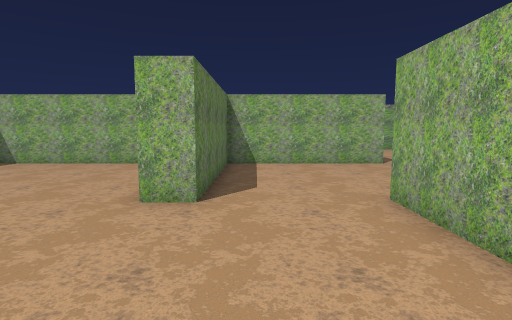
[1] (above)

21 first-person views from a walk through a Unity game level. The camera is 1.3 m above the floor, tilts 6° down and sees 80° across. The floor is counted in squares, 1 m on a side. Each view is taken from the middle of a square. On the plan, view 1 faces up. The plan holds only what a view shows up to about 14 squares ahead; the rest is blank. The place goes on beyond the plan. The player is left out.

[2]
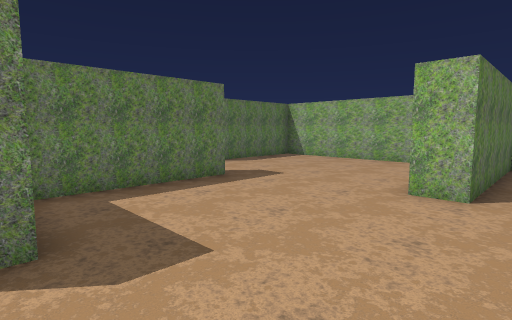

[3]
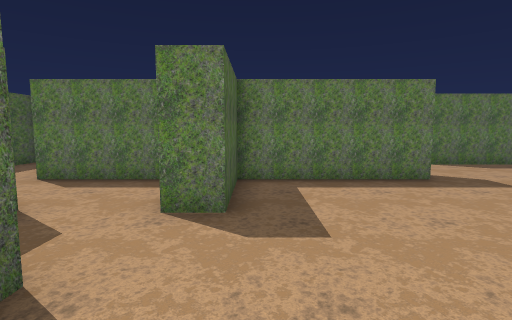

[4]
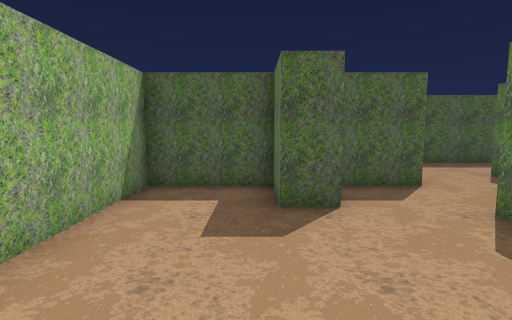

[5]
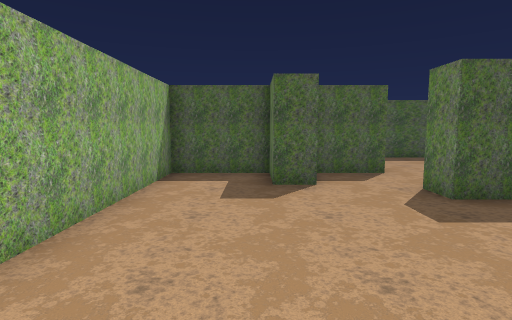

[6]
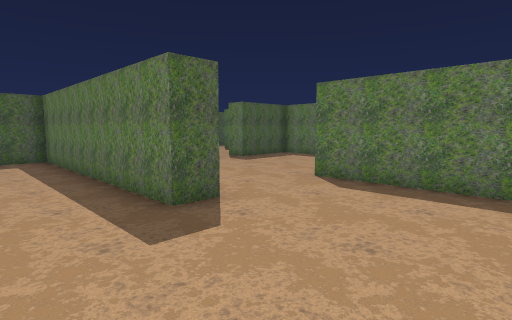

[7]
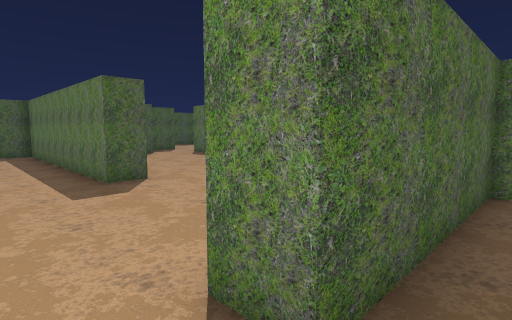

[8]
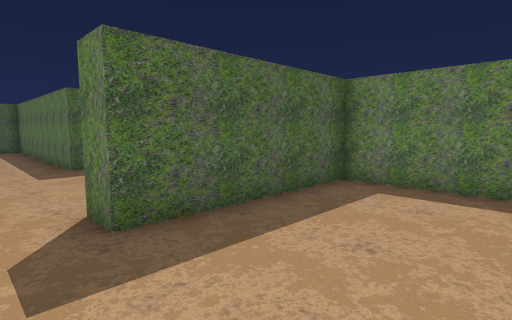

[9]
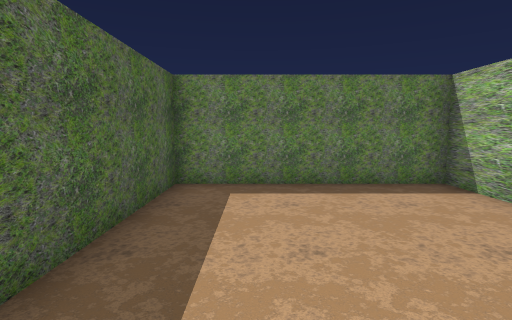

[10]
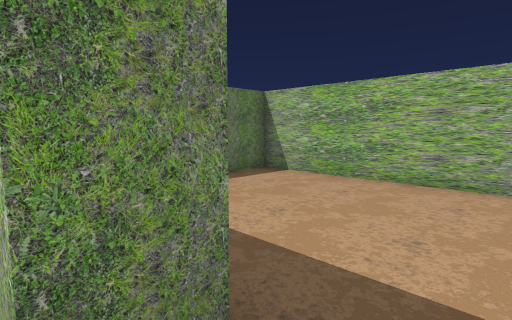

[11]
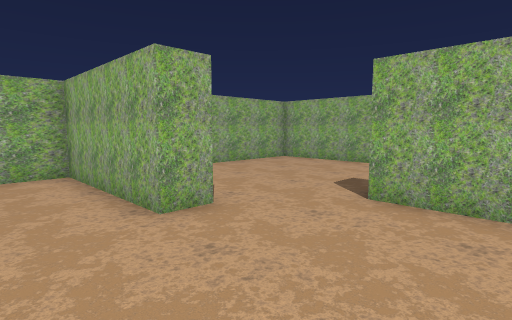

[12]
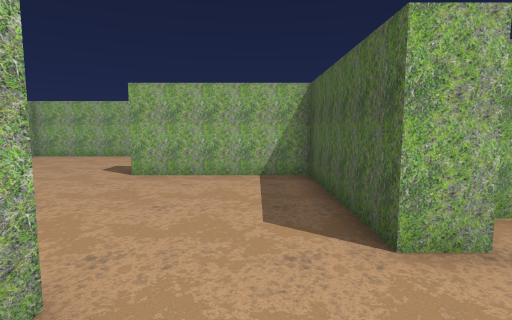

[13]
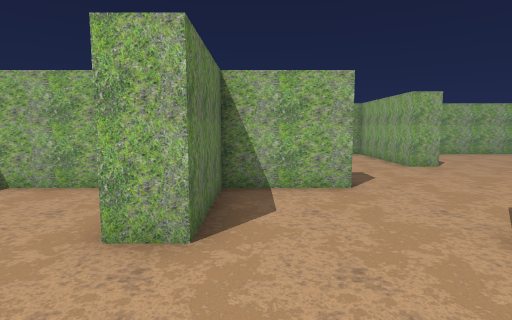

[14]
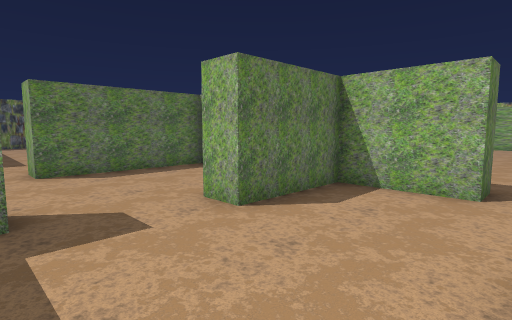

[15]
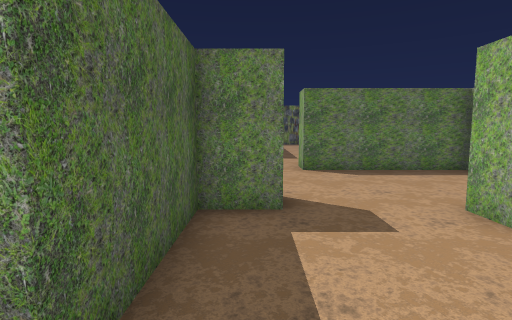

[16]
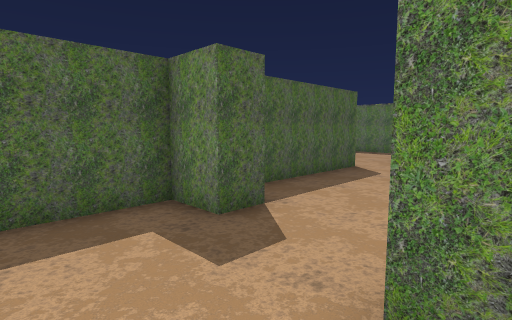

[17]
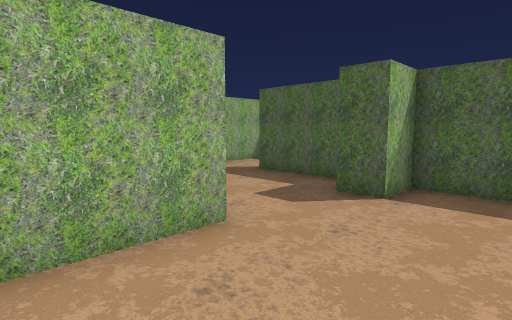

[18]
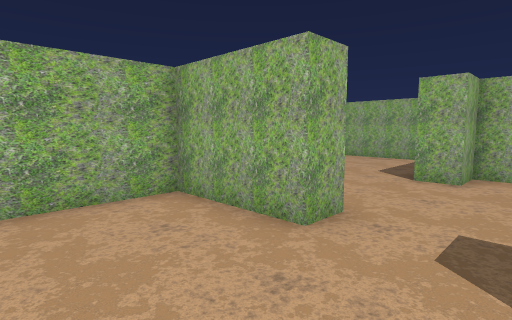

[19]
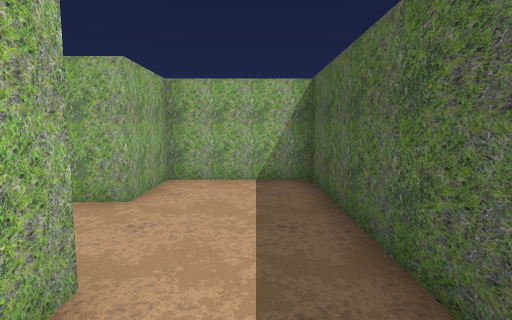

[20]
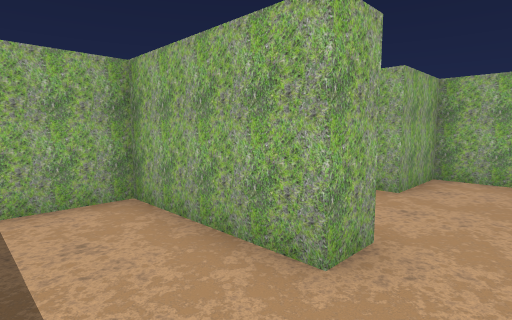

[21]
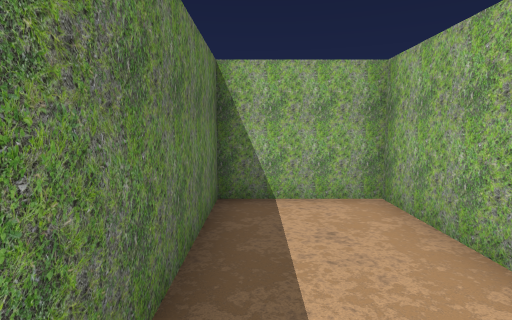

### Floor plan
Ten units are one square. View 1 is at (0, 0); x grows to the right and y downward. Boxes are objects, and circles mark ways between rooms. Rooms are numbered by the first view taken in them; rooms with no view inside come last. Other rooms are left out.
<svg viewBox="-230 -189 295 278">
<path fill="none" stroke="#000" d="M-67 -45 -67 5 -36 5 -36 15M-10 -53 -21 -53M-15 19 -4 19 -4 38 25 38 25 -45M-20 -66 -20 -111 -94 -111M-67 24 -67 56 -77 56M-98 -92 -98 -62 -108 -62M-86 84 -14 84 -14 48 -37 48 -37 38 -18 38M25 -45 25 -55 34 -55 34 38 49 38M47 -111 -10 -111 -10 -53M54 -184 -10 -184 -10 -121 47 -121 47 -111M-139 -36 -139 -25M-129 5 -77 5 -77 -45M-139 -25 -167 -25 -167 7 -177 7 -177 -25 -224 -25 -224 26M-117 28 -117 15 -129 15 -129 5M-225 49 -188 49 -188 36 -178 36 -178 49 -141 49M-77 56 -77 15 -107 15 -107 62M-106 84 -86 84"/>
<circle cx="5" cy="-50" r="3" fill="#2a7"/>
<circle cx="-95" cy="-50" r="3" fill="#2a7"/>
<circle cx="-75" cy="65" r="3" fill="#2a7"/>
<circle cx="60" cy="-115" r="3" fill="#2a7"/>
<circle cx="-135" cy="-15" r="3" fill="#2a7"/>
<text x="-40" y="-20">1</text>
<text x="40" y="-50">2</text>
<text x="30" y="-150">3</text>
<text x="-110" y="-30">4</text>
<text x="-170" y="10">5</text>
<text x="-100" y="40">6</text>
</svg>
Room 1 opens to room 2. Room 1 opens to room 4. Room 1 opens to room 6. Room 2 opens to room 3. Room 4 opens to room 5.

Where each view was taken, in squares from view 1:
view 1: 0 up, 0 right, facing up
view 2: 1 down, 0 right, facing up-left
view 3: 0 up, 1 right, facing left
view 4: 3 up, 0 right, facing down
view 5: 5 up, 0 right, facing down
view 6: 10 up, 6 right, facing down-left
view 7: 13 up, 6 right, facing down-left
view 8: 16 up, 6 right, facing down-left
view 9: 14 up, 6 right, facing left
view 10: 11 up, 6 right, facing up-left
view 11: 2 up, 13 left, facing up-right
view 12: 1 up, 16 left, facing right
view 13: 4 down, 16 left, facing up
view 14: 4 down, 13 left, facing up-left
view 15: 4 down, 13 left, facing left
view 16: 0 up, 15 left, facing down-left
view 17: 2 up, 21 left, facing down-right
view 18: 3 down, 21 left, facing up-right
view 19: 7 down, 9 left, facing right
view 20: 7 down, 10 left, facing up-right
view 21: 7 down, 10 left, facing up
